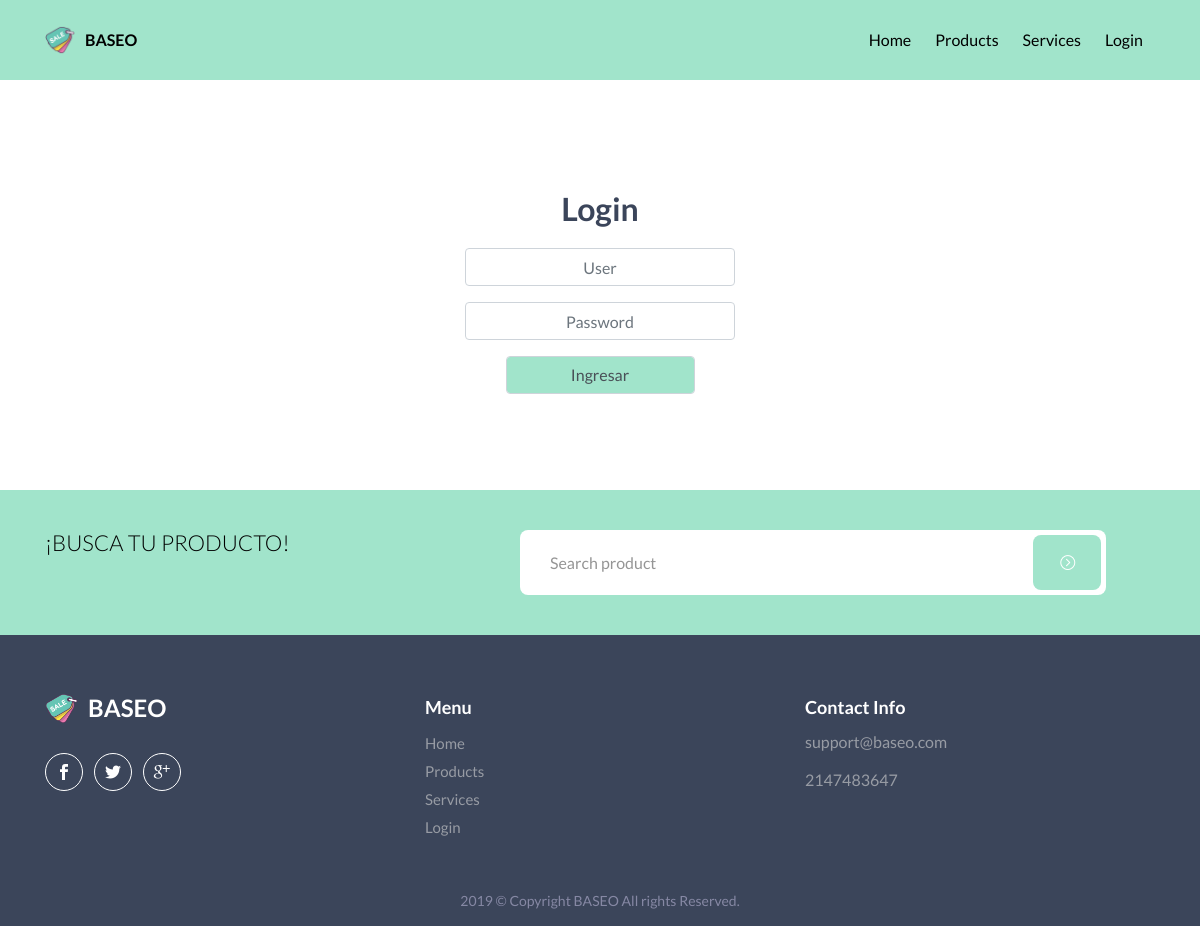
The app's page /index.php/login, older data.
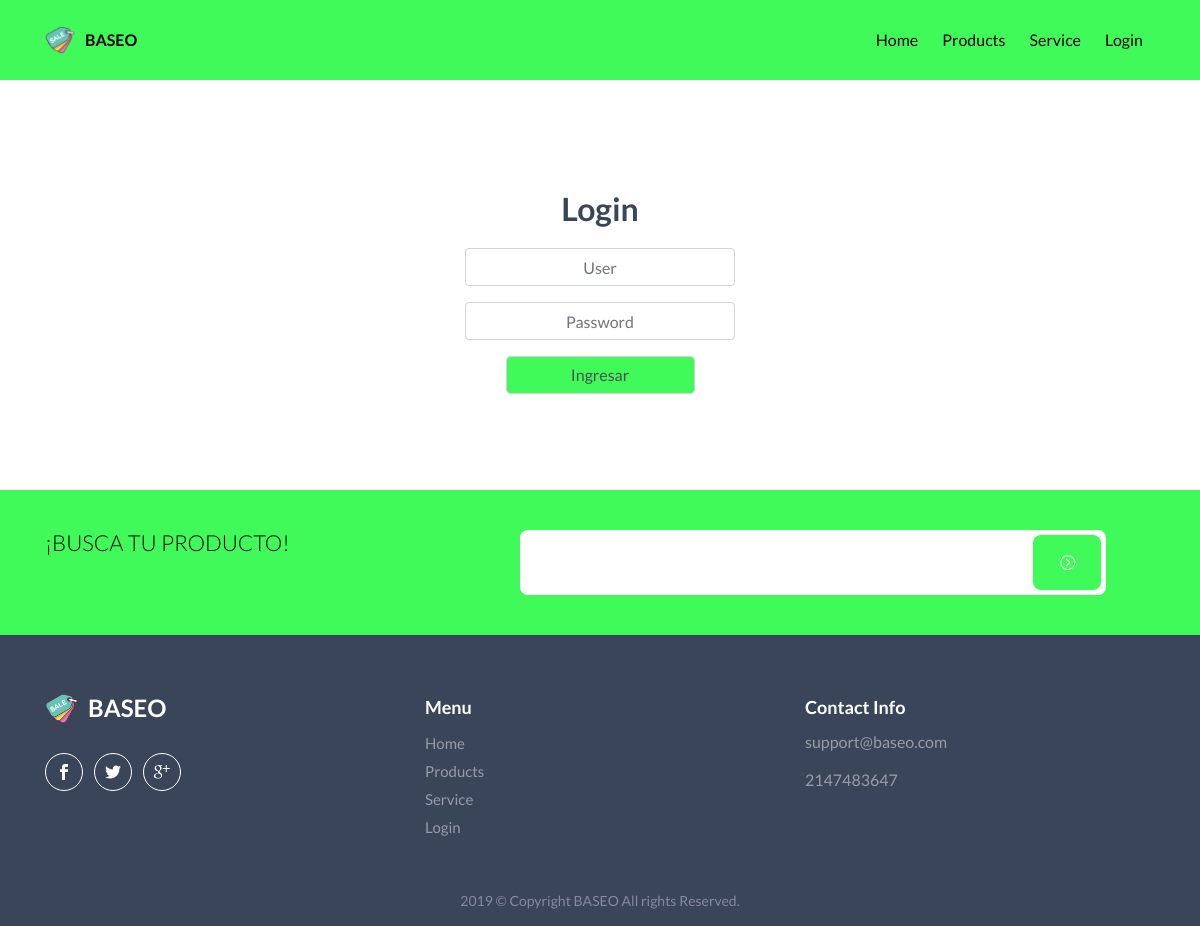
The same page, newer data.
### tables this page shows
CREATE TABLE `baseo_oficial` (
  `id` int(11) NOT NULL AUTO_INCREMENT,
  `correo_contact` varchar(100) DEFAULT NULL,
  `cel_contact` int(11) DEFAULT NULL,
  `logo` varchar(255) DEFAULT NULL,
  `nombre` varchar(60) DEFAULT NULL,
  `abreviacion` varchar(15) DEFAULT NULL,
  `nav_bg` varchar(10) DEFAULT NULL,
  `op1` varchar(30) DEFAULT NULL,
  `op2` varchar(30) DEFAULT NULL,
  `op3` varchar(30) DEFAULT NULL,
  `op4` varchar(30) DEFAULT NULL,
  `color` varchar(10) DEFAULT NULL,
  `fuente` varchar(100) DEFAULT NULL,
  `size` int(11) DEFAULT NULL,
  `search` varchar(50) DEFAULT NULL,
  `ban_1_title` varchar(255) DEFAULT NULL,
  `ban_1_text` text,
  `ban_1_url_vid` varchar(255) DEFAULT NULL,
  `ban_1_url_img` varchar(255) DEFAULT NULL,
  `ban_2_title` varchar(255) DEFAULT NULL,
  `ban_2_text` text,
  `ban_2_url_img` varchar(255) DEFAULT NULL,
  `sec_text` varchar(255) DEFAULT NULL,
  PRIMARY KEY (`id`)
);

### application/controllers/Login.php (called while the page is built, shortened)
<?php
class Login extends CI_Controller {
  function __construct(){
    $this->load->model('model_header');
    $this->load->model('model_login');
  }
  public function index()
  {
    $header['head']=$this->model_header->consultOficial(1);
    $this->load->view('header',$header);
    $this->load->view('view_Login');
    $this->load->view('footer',$header);
  }
}

### index.php (called while the page is built, shortened)
<?php
require_once BASEPATH.'core/CodeIgniter.php';

### application/models/Model_header.php (called while the page is built, shortened)
<?php
class Model_header extends CI_Model {
  public function consultOficial($id){
    $sql="SELECT * FROM baseo_oficial WHERE id='$id'";
    $query=$this->db->query($sql);
    return $query->row();
  }
}

### application/views/view_login.php (the view, shortened to what the changed rows need)
<!DOCTYPE html>
<html lang="en">
<head>
</head>
<body data-spy="scroll" data-target=".navbar-default" data-offset="100">
  <section id="home" class="hero">
    <div class="slide-home">
      <div class="slide-item">
        <div class="container">
          <div class="row hero-padd">
            <div class="col-md-6 col-12 col-sm-6 ml-auto mr-auto">
              <div class="hero-text">
                <center><h2>Login</h2></center>
                <form action="<?= base_url(); ?>index.php/login/validar" method="post">
                  <div class="form-group">
                    <center><input type="submit" class="form-control" value="Ingresar" style="width:35%;background-color: <?= $head->nav_bg; ?>"></center>
                  </div>
                </form>
              </div>
            </div>
          </div>
        </div>
      </div>
    </div>
  </section>
</body>
</html>

### application/views/header.php (shortened to what the changed rows need)
<!DOCTYPE html>
<html lang="en" dir="ltr">
<head>
  <link rel="stylesheet" href="https://stackpath.bootstrapcdn.com/bootstrap/4.3.1/css/bootstrap.min.css">
  <link rel="stylesheet" href="<?= base_url(); ?>assets/css/bootstrap.min.css">
  <link rel="stylesheet" href="<?= base_url(); ?>assets/css/elegant-icons.css">
  <link rel="stylesheet" href="<?= base_url(); ?>assets/css/animate.css">
  <link rel="stylesheet" href="<?= base_url(); ?>assets/css/slick.css">
  <link rel="stylesheet" href="<?= base_url(); ?>assets/css/magnific-popup.css">
  <link rel="stylesheet" href="<?= base_url(); ?>assets/css/style.css">
  <link rel="stylesheet" href="<?= base_url(); ?>assets/css/responsive.css">
</head>
<body>
  <header class="navbar-header">
    <nav class="navbar navbar-expand-lg fixed-top" style="background-color:<?= $head->nav_bg; ?>">
      <div class="container" style="background-color:<?= $head->nav_bg; ?>">
        <a class="navbar-brand" href="<?= base_url(); ?>"> <img src="<?= base_url().$head->logo; ?>" alt="">
          <span style="font-size: <?= $head->size; ?>px;font-family: <?= $head->fuente; ?>;color:<?= $head->color; ?>"><?= $head->abreviacion; ?></span>
        </a>
        <div class="collapse navbar-collapse " id="navbarSupportedContent">
          <ul class="navbar-nav ml-auto" style="background-color:<?= $head->nav_bg; ?>">
            <li class="nav-item active">
              <a data-scroll="" class="nav-link section-scroll" href="<?= base_url(); ?>"><span style="font-size: <?= $head->size; ?>px;font-family: <?= $head->fuente; ?>;color:<?= $head->color; ?>"><?= $head->op1; ?></span></a>
            </li>
            <li class="nav-item">
              <a data-scroll="" class="nav-link section-scroll" href="<?= base_url(); ?>index.php/productos"><span style="font-size: <?= $head->size; ?>px;font-family: <?= $head->fuente; ?>;color:<?= $head->color; ?>"><?= $head->op2; ?></span></a>
            </li>
            <li class="nav-item">
              <a data-scroll="" class="nav-link section-scroll" href="<?= base_url(); ?>index.php/service"><span style="font-size: <?= $head->size; ?>px;font-family: <?= $head->fuente; ?>;color:<?= $head->color; ?>"><?= $head->op3; ?></span></a>
            </li>
            <li class="nav-item">
              <a data-scroll="" class="nav-link section-scroll" href="<?= base_url(); ?>index.php/login"><span style="font-size: <?= $head->size; ?>px;font-family: <?= $head->fuente; ?>;color:<?= $head->color; ?>"><?= $head->op4; ?></span></a>
            </li>
          </ul>
        </div>
      </div>
    </nav>
  </header>
</body>
</html>

### application/views/footer.php (shortened to what the changed rows need)
<!DOCTYPE html>
<html lang="en" dir="ltr">
  <head>
  </head>
  <body>
    <footer class="footer" >
      <div class="footer-warpper">
        <section class="padd-40 bg-color-2" style="background-color: <?= $head->nav_bg; ?>">
          <div class="container">
            <div class="row">
              <div class="col-md-5 col-lg-5 col-12">
                <div class="quote-bloc">
                  <p style="color:<?= $head->color; ?>"><?= $head->sec_text; ?></p>
                </div>
              </div>
              <div class="col-md-7 col-lg-7 col-12">
                <form class="form-quote">
                  <div class="form-row">
                    <div class="form-group pd-rg-0 col-md-11 col-lg-11">
                      <div class="input-icon">
                        <input type="text" class="form-control" placeholder="<?= $head->search; ?>">
                        <button class="btn btn-blue-1" style="background-color: <?= $head->nav_bg; ?> ; color: <?= $head->color; ?>"><i class="arrow_carrot-right_alt2"></i></button>
                      </div>
                    </div>
                  </div>
                </form>
              </div>
            </div>
          </div>
        </section>
        <div class="footer-top">
          <div class="container">
            <div class="footer-bottom-content clearfix">
              <div class="row">
                <div class="col-lg-4 col-md-4">
                  <div class="logo-footer">
                    <a class="navbar-brand" href="<?= base_url(); ?>"> <img src="<?= base_url().$head->logo; ?>" alt=""><span><?= $head->abreviacion; ?></span></a>
                  </div>
                </div>
                <div class="col-lg-4 col-md-4">
                  <ul class="list-menu">
                    <li>
                      <a href="<?= base_url(); ?>"><?= $head->op1; ?> </a>
                    </li>
                    <li>
                      <a href="<?= base_url(); ?>index.php/productos"><?= $head->op2; ?></a>
                    </li>
                    <li>
                      <a href="<?= base_url(); ?>index.php/service"><?= $head->op3; ?></a>
                    </li>
                    <li>
                      <a href="<?= base_url(); ?>index.php/login"><?= $head->op4; ?></a>
                    </li>
                  </ul>
                </div>
                <div class="col-lg-4 col-md-4">
                  <ul class="list-menu contact-list">
                    <li>
                      <?= $head->correo_contact; ?>
                    </li>
                    <li>
                      <?= $head->cel_contact; ?>
                     </li>
                  </ul>
                </div>
              </div>
            </div>
          </div>
        </div>
        <div class="footer-bottom">
          <div class="container">
            <div class="row">
              <div class="col-lg-12 col-md-12 col-sm-12 col-12">
                <div class="copyright text-center">
                  <p>2019 © Copyright <?= $head->abreviacion; ?> All rights Reserved.</p>
                </div>
              </div>
            </div>
          </div>
        </div>
      </div>
    </footer>
  </body>
</html>

Row changes from the older to the newer data that the page shows:
changed baseo_oficial "BASEO": nav_bg "#A1E4CB" → "#40FA5A" (drawn); op3 "Services" → "Service"; search "Search product" → (not shown)
